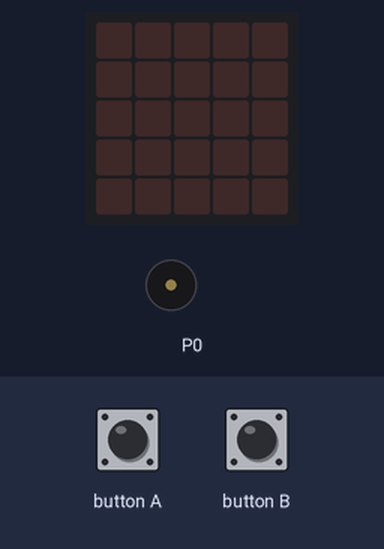
A program run on a simulated BBC micro:bit running MicroPython. Shown: the board's 5×5 LED display, buzzer (waves = sounding). The test bench sets the inputs (shaded band).

Above: at 1.2 s.
1.3 s: button A pressed for 0.15 s
At 1.73 s:
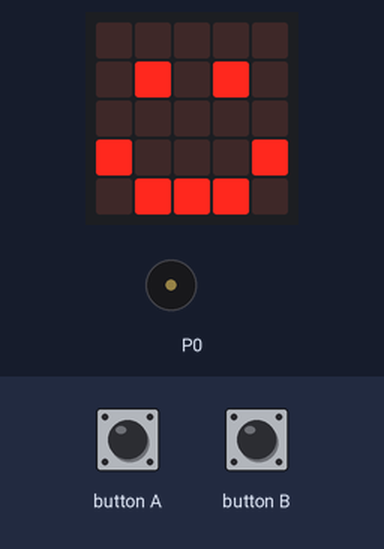
At 2.29 s:
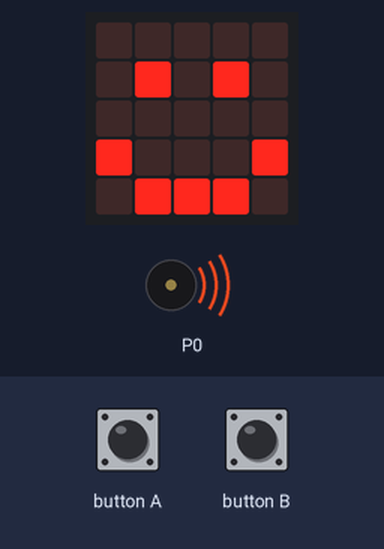
Timing chart, 0 to 10.3 s (numbered marks = the images above; inputs shaded):
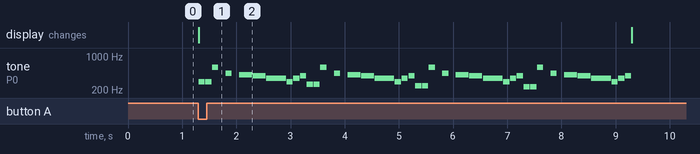

Measured:
- after the input at 1.3 s, tone on P0: plays 294 Hz for 0.12 s, 294 Hz for 0.12 s, 587 Hz for 0.12 s, 440 Hz for 0.12 s, 415 Hz for 0.24 s, 392 Hz for 0.24 s … (40 notes in this stretch), starting at once; the display: changes at once (image 1)

The program:

Music_Player.py
```python
from microbit import *
import music

MegaMelody = ["D4:1", "D4:1", "D5:1", "R:1", "A4:1", "R:1", "G#4:2", "G4:2", "F4:3", "D4:1", "F4:1", "G4:1", \
"C4:1", "C4:1", "D5:1", "R:1", "A4:1", "R:1", "G#4:2", "G4:2", "F4:3", "D4:1", "F4:1", "G4:1", \
"B3:1", "B3:1", "D5:1", "R:1", "A4:1", "R:1", "G#4:2", "G4:2", "F4:3", "D4:1", "F4:1", "G4:1", \
"A#3:1", "A#3:1", "D5:1", "R:1", "A4:1", "R:1", "G#4:2", "G4:2", "F4:3", "D4:1", "F4:1", "G4:1"]

def Play_Megalovania():
    music.set_tempo(ticks=16, bpm=30)
    display.show(Image.HAPPY)
    music.play(MegaMelody)

RunawayMelody = ["C6:3", "R:1", "C6:3", "R:1", "C6:3", "R:1", "C5:3", "R:1", \
"B5:3", "R:1", "B5:3", "R:1", "B5:3", "R:1", "B4:3", "R:1", \
"A5:3", "R:1", "A5:3", "R:1", "A5:3", "R:1", "A4:3", "R:1", \
"F5:3", "R:1", "F5:3", "R:1", "E5:3", "R:1", "C6:3"]

def Play_Runaway():
    music.set_tempo(ticks=8, bpm=25)
    display.show(Image.SILLY)
    music.play(RunawayMelody)

def End_Program():
    display.show(Image("12345:34567:56789:78901:90123"))
    for freq in range(3000, 400, -50):
        music.pitch(freq, 1)
    sleep(500)

ProgramRunning = True
while (ProgramRunning == True):
    if (button_a.is_pressed()):
        Play_Megalovania()
    elif (button_b.is_pressed()):
        Play_Runaway()
    display.clear()
```
